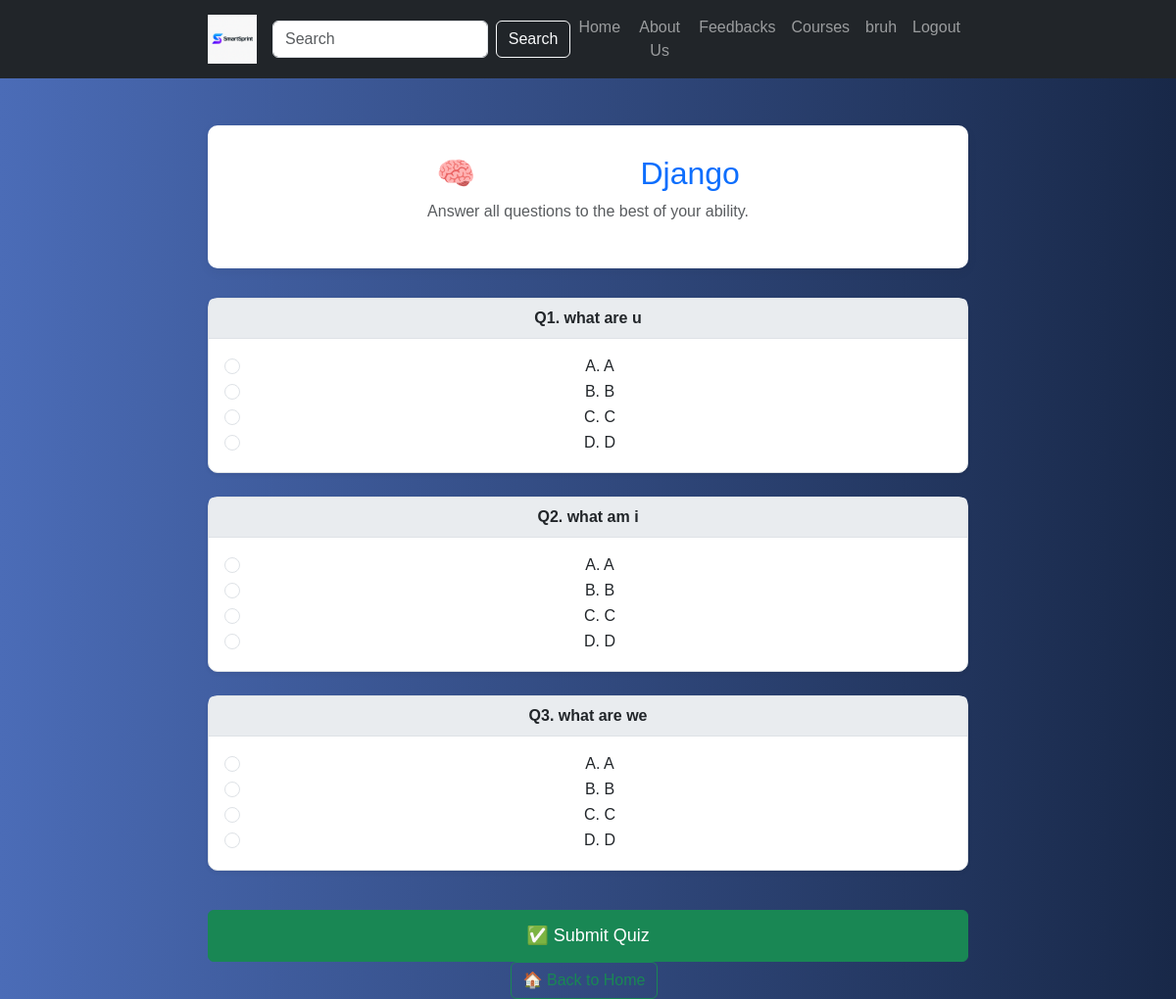
/quiz/2/take/ (signed in), run on the app's committed database.
### quiz_app/models.py (models this page shows, shortened)
class Quiz(models.Model):
    course = models.ForeignKey(Course, on_delete=models.CASCADE, related_name='quizzes')
    title = models.CharField(max_length=255)
    created_at = models.DateTimeField(auto_now_add=True)

class MCQ(models.Model):
    quiz = models.ForeignKey(Quiz, on_delete=models.CASCADE, related_name='questions')
    question_text = models.TextField()
    option_a = models.CharField(max_length=255)
    option_b = models.CharField(max_length=255)
    option_c = models.CharField(max_length=255)
    option_d = models.CharField(max_length=255)
    correct_option = models.CharField(
        max_length=1,
        choices=[('A', 'A'), ('B', 'B'), ('C', 'C'), ('D', 'D')]
    )
    def __str__(self):
        return self.question_text

### quiz_app/views.py (the view, shortened to what this page needs)
# urls.py: path('quiz/<int:quiz_id>/take/', views.take_quiz, name='take_quiz'),
@login_required
def take_quiz(request, quiz_id):
    quiz = get_object_or_404(Quiz, id=quiz_id)
    questions = quiz.questions.all()
    return render(request, 'take_quiz.html', {'quiz': quiz, 'questions': questions})

### quiz_app/templates/take_quiz.html (shortened to what this page needs)
<!DOCTYPE html>
{% load static %}
<html lang="en">
<head>
    <link href="https://cdn.jsdelivr.net/npm/bootstrap@5.3.3/dist/css/bootstrap.min.css" rel="stylesheet">
</head>
<body>
  <nav class="navbar navbar-expand-lg navbar-dark bg-dark">
    <div class="container">
      <a class="navbar-brand" href="{% url 'home' %}">
        <img src="{% static 'images/logo.png' %}" alt="Logo" style="height: 50px; width: 50px;">
      </a>
        <form class="d-flex mx-auto">
            <input class="form-control me-2" type="search" placeholder="Search" aria-label="Search">
            <button class="btn btn-outline-light" type="submit">Search</button>
        </form>
        <div class="collapse navbar-collapse" id="navbarNav">
            <ul class="navbar-nav ms-auto">
                <li class="nav-item"><a class="nav-link" href="{% url 'home' %}">Home</a></li>
                <li class="nav-item"><a href="{% url 'about' %}" class="nav-link">About Us</a></li>
                <li class="nav-item"><a href="/1/reviews/" class="nav-link">Feedbacks</a></li>
                {% if user.is_authenticated %}
                <li class="nav-item"><a class="nav-link" href="{% url 'courses' %}">Courses</a></li>
                <li class="nav-item"><a class="nav-link" href="{% url 'profile' %}">{{ user.username }}</a></li>
                <li class="nav-item"><a class="nav-link" href="{% url 'logout' %}">Logout</a></li>
                {% else %}
                 <li class="nav-item"><a class='nav-link' href="{% url 'login' %}">Login</a></li>
                {% endif %}
            </ul>
        </div>
    </div>
</nav>
  {% if questions %}
<div class="container mt-5">
    <div class="quiz-header text-center">
        <h2 class="mb-0">🧠 Take Quiz: <span class="text-primary">{{ quiz.title }}</span></h2>
        <p class="text-muted mt-2">Answer all questions to the best of your ability.</p>
    </div>
    <form method="post">
        {% for question in questions %}
        <div class="card mb-4 shadow-sm">
            <div class="card-header">
                Q{{ forloop.counter }}. {{ question }}
            </div>
            <div class="card-body" >
                <div class="form-check">
                    <input class="form-check-input" type="radio" name="{{ question.id }}" id="q{{ question.id }}_a" value="A" required>
                    <label class="form-check-label" for="q{{ question.id }}_a">A. {{ question.option_a }}</label>
                </div>
                <div class="form-check">
                    <input class="form-check-input" type="radio" name="{{ question.id }}" id="q{{ question.id }}_b" value="B">
                    <label class="form-check-label" for="q{{ question.id }}_b">B. {{ question.option_b }}</label>
                </div>
                <div class="form-check">
                    <input class="form-check-input" type="radio" name="{{ question.id }}" id="q{{ question.id }}_c" value="C">
                    <label class="form-check-label" for="q{{ question.id }}_c">C. {{ question.option_c }}</label>
                </div>
                <div class="form-check">
                    <input class="form-check-input" type="radio" name="{{ question.id }}" id="q{{ question.id }}_d" value="D">
                    <label class="form-check-label" for="q{{ question.id }}_d">D. {{ question.option_d }}</label>
                </div>
            </div>
        </div>
        {% endfor %}
        <button type="submit" class="btn btn-success mt-3">✅ Submit Quiz</button>
        <a href="{% url 'quiz_list' quiz.id %}" class="btn btn-outline-success me-2">🏠 Back to Home</a>
      {% endif %}
    </form>
</div>
</body>
</html>

### quiz_app/templates/take_quiz.html (style rules this page uses)
body { background: linear-gradient(to right, #4b6cb7, #182848); color: white; text-align: center; font-family: 'Poppins', sans-serif; }
.container { max-width: 800px; }
.quiz-header { background-color: #ffffff; padding: 30px; border-radius: 10px; box-shadow: 0 4px 12px rgba(0, 0, 0, 0.05); margin-bottom: 30px; }
.card { border: 1px solid #dee2e6; border-radius: 10px; }
.card-header { background-color: #e9ecef; border-bottom: 1px solid #dee2e6; font-weight: bold; }
.btn-success { width: 100%; padding: 12px; font-size: 18px; }

### data on the page
Quiz: title "Django"
MCQ: question_text "what are u", option_a "A", option_b "B", option_c "C", option_d "D"
MCQ: question_text "what am i", option_a "A", option_b "B", option_c "C", option_d "D"
MCQ: question_text "what are we", option_a "A", option_b "B", option_c "C", option_d "D"

### other printed values
{{ user.username }} "bruh"
